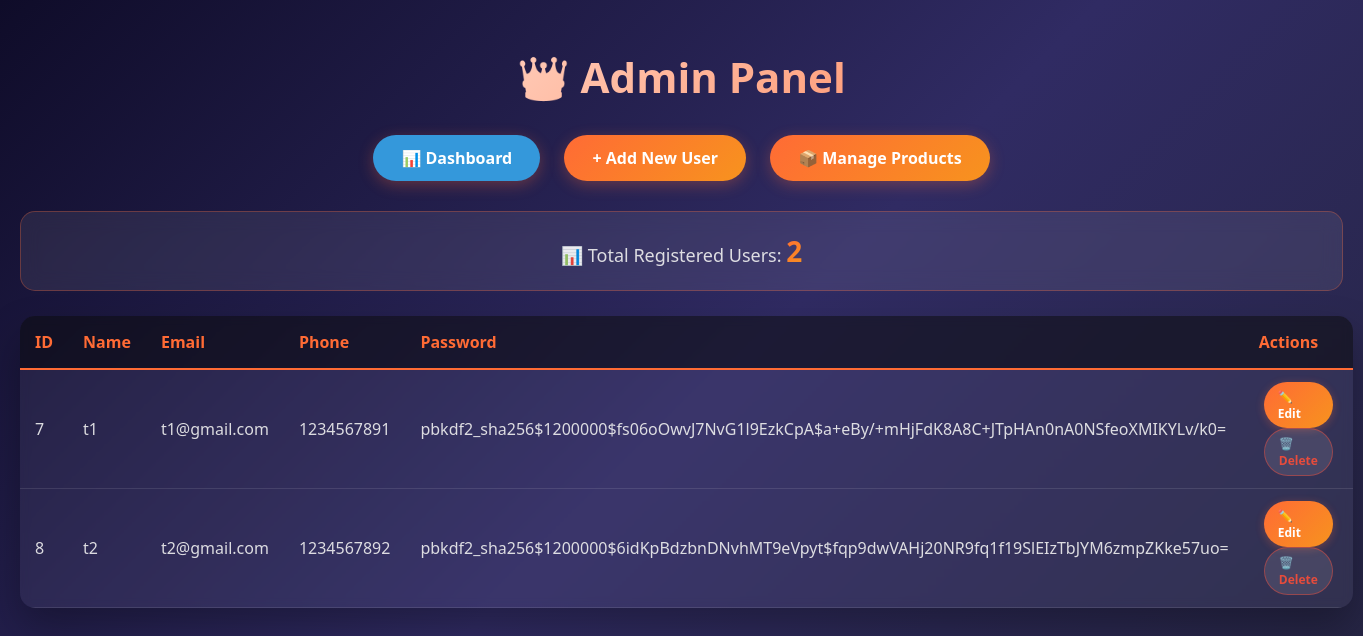
Page /myadmin/panel/ (signed in) on the committed database.
### myapp/models.py (models this page shows)
class User(models.Model):
    user_email = models.EmailField(max_length=254)
    user_name = models.CharField(max_length=100)
    user_phone = models.CharField(max_length=20)
    user_password = models.CharField(max_length=100)

### myadmin/views.py (the view)
# urls.py: path('panel/', views.admin_panel, name='admin_panel'),
def admin_panel(request):
    if not request.session.get('is_admin'):
        return redirect('admin_login')
    all_users = User.objects.all()
    context = {
        'users': all_users,
        'total_users': all_users.count()
    }
    return render(request, 'admin_panel.html', context)

### templates/admin_panel.html (shortened to what this page needs)
<!DOCTYPE html>
<html>
<head>
</head>
<body>
<h1>👑 Admin Panel</h1>
<div class="button-container">
    <a href="{% url 'admin_dashboard' %}" class="add-btn" style="background: #3498db;">📊 Dashboard</a>
    <a href="/register/" class="add-btn">+ Add New User</a>
    <a href="{% url 'product_list' %}" class="add-btn">📦 Manage Products</a>
</div>
<div class="stats">
    <p>📊 Total Registered Users: <strong>{{ total_users }}</strong></p>
</div>
{% if users %}
<table>
    <thead>
        <tr>
            <th>ID</th>
            <th>Name</th>
            <th>Email</th>
            <th>Phone</th>
            <th>Password</th>
            <th>Actions</th>
        </tr>
    </thead>
    <tbody>
        {% for user in users %}
        <tr>
            <td>{{ user.id }}</td>
            <td>{{ user.user_name }}</td>
            <td>{{ user.user_email }}</td>
            <td>{{ user.user_phone }}</td>
            <td>{{ user.user_password }}</td>
            <td>
                <a href="/myadmin/edit_user/{{ user.id }}/" class="edit">✏️ Edit</a>
                <a href="/myadmin/delete_user/{{ user.id }}/" class="delete">🗑️ Delete</a>
            </td>
        </tr>
        {% endfor %}
    </tbody>
</table>
{% else %}
<div class="no-users">
    No users found. <a href="/register/">Click here</a> to add your first user!
</div>
{% endif %}
</body>
</html>

### templates/admin_panel.html (style rules this page uses)
body { background: linear-gradient(135deg, #0f0c29 0%, #302b63 50%, #24243e 100%); font-family: 'Poppins', 'Segoe UI', Tahoma, Geneva, Verdana, sans-serif; margin: 0; padding: 20px; min-height: 100vh; }
h1 { text-align: center; margin-bottom: 30px; font-size: 42px; font-weight: 800; background: linear-gradient(135deg, #ffffff, #FF6B35); -webkit-background-clip: text; background-clip: text; color: transparent; }
.button-container { text-align: center; margin-bottom: 30px; }
.add-btn { background: linear-gradient(135deg, #FF6B35, #F7931E); color: white; padding: 12px 28px; text-decoration: none; border-radius: 40px; display: inline-block; margin: 0 10px; font-weight: 600; transition: all 0.3s ease; box-shadow: 0 4px 15px rgba(255, 107, 53, 0.3); }
.stats { background: rgba(255, 255, 255, 0.08); backdrop-filter: blur(10px); padding: 20px; border-radius: 15px; margin-bottom: 25px; text-align: center; border: 1px solid rgba(255, 107, 53, 0.3); }
.stats p { color: rgba(240, 240, 240, 0.9); font-size: 18px; margin: 0; }
.stats strong { background: linear-gradient(135deg, #FF6B35, #F7931E); -webkit-background-clip: text; background-clip: text; color: transparent; font-size: 28px; }
table { border-collapse: collapse; width: 100%; background: rgba(255, 255, 255, 0.05); border-radius: 15px; overflow: hidden; box-shadow: 0 20px 40px rgba(0, 0, 0, 0.3); backdrop-filter: blur(5px); }
th { background: rgba(0, 0, 0, 0.5); color: #FF6B35; padding: 15px; text-align: left; font-weight: 600; border-bottom: 2px solid #FF6B35; }
td { border-bottom: 1px solid rgba(255, 255, 255, 0.1); padding: 12px 15px; color: rgba(240, 240, 240, 0.9); }
.edit { background: linear-gradient(135deg, #FF6B35, #F7931E); color: white; padding: 6px 14px; text-decoration: none; border-radius: 30px; display: inline-block; margin: 0 5px; font-size: 12px; font-weight: 600; transition: all 0.3s ease; box-shadow: 0 2px 8px rgba(255, 107, 53, 0.3); }
.delete { background: rgba(255, 255, 255, 0.1); color: #e74c3c; padding: 6px 14px; text-decoration: none; border-radius: 30px; display: inline-block; margin: 0 5px; font-size: 12px; font-weight: 600; transition: all 0.3s ease; border: 1px solid rgba(231, 76, 60, 0.5); }

### rows in the picture
User: id "7", user_name "t1", user_email "t1@gmail.com", user_phone "1234567891", user_password "pbkdf2_sha256$1200000$fs06oOwvJ7NvG1l9EzkCpA$a+eBy/+mHjFdK8A8C+JTpHAn0nA0NSfeoXMIKYLv/k0="
User: id "8", user_name "t2", user_email "t2@gmail.com", user_phone "1234567892", user_password "pbkdf2_sha256$1200000$6idKpBdzbnDNvhMT9eVpyt$fqp9dwVAHj20NR9fq1f19SlEIzTbJYM6zmpZKke57uo="
